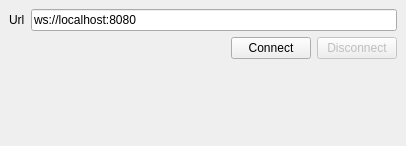
<?xml version="1.0" encoding="UTF-8"?>
<ui version="4.0">
 <class>ServerDockWidget</class>
 <widget class="QDockWidget" name="ServerDockWidget">
  <property name="geometry">
   <rect>
    <x>0</x>
    <y>0</y>
    <width>406</width>
    <height>146</height>
   </rect>
  </property>
  <property name="windowTitle">
   <string>Server Connection</string>
  </property>
  <widget class="QWidget" name="dockWidgetContents">
   <layout class="QVBoxLayout" name="verticalLayout">
    <item>
     <layout class="QFormLayout" name="formLayout">
      <item row="0" column="0">
       <widget class="QLabel" name="label">
        <property name="text">
         <string>Url</string>
        </property>
       </widget>
      </item>
      <item row="0" column="1">
       <widget class="QLineEdit" name="url">
        <property name="text">
         <string>ws://localhost:8080</string>
        </property>
       </widget>
      </item>
     </layout>
    </item>
    <item>
     <layout class="QHBoxLayout" name="horizontalLayout">
      <item>
       <spacer name="horizontalSpacer">
        <property name="orientation">
         <enum>Qt::Horizontal</enum>
        </property>
        <property name="sizeHint" stdset="0">
         <size>
          <width>40</width>
          <height>20</height>
         </size>
        </property>
       </spacer>
      </item>
      <item>
       <widget class="QLabel" name="state">
        <property name="text">
         <string/>
        </property>
       </widget>
      </item>
      <item>
       <widget class="QPushButton" name="connectButton">
        <property name="text">
         <string>Connect</string>
        </property>
       </widget>
      </item>
      <item>
       <widget class="QPushButton" name="disconnectButton">
        <property name="enabled">
         <bool>false</bool>
        </property>
        <property name="text">
         <string>Disconnect</string>
        </property>
       </widget>
      </item>
     </layout>
    </item>
    <item>
     <spacer name="verticalSpacer">
      <property name="orientation">
       <enum>Qt::Vertical</enum>
      </property>
      <property name="sizeHint" stdset="0">
       <size>
        <width>20</width>
        <height>40</height>
       </size>
      </property>
     </spacer>
    </item>
   </layout>
  </widget>
 </widget>
 <resources/>
 <connections/>
</ui>
